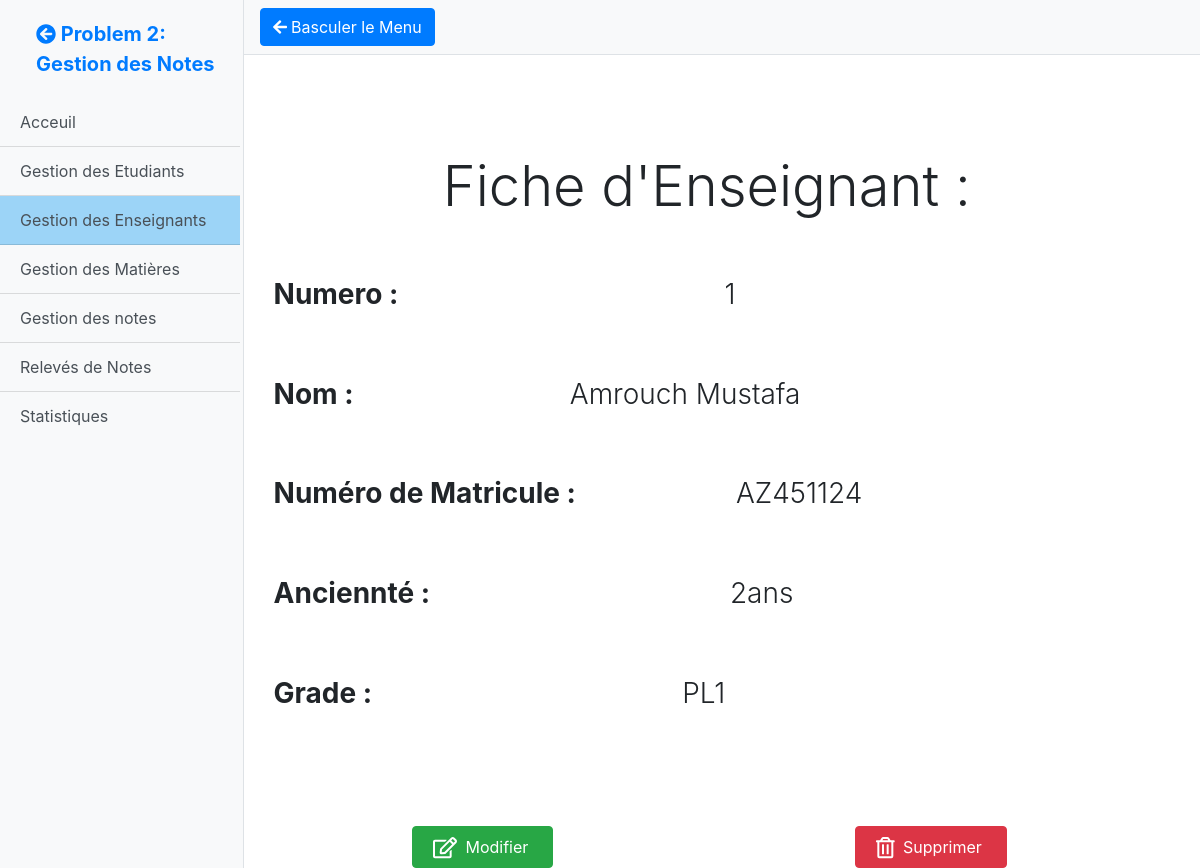
The app's page /Notes/Gestion_Des_Enseignants.php?i=1 with its own data.
### tables this page shows
CREATE TABLE `enseignant` (
  `num_ens` int(11) NOT NULL,
  `nom_ens` varchar(60) NOT NULL,
  `num_matr` varchar(15) NOT NULL,
  `grade` varchar(15) NOT NULL,
  `anciennete` varchar(30) NOT NULL
);

### Notes/Config/Config.php (called while the page is built)
<?php
return (object) array(
    'host' => 'localhost',
    'port'  =>  '3306',
    'username' => 'root',
    'password' => '',
    'database' => 'gestion_notes'
);
?>

### Notes/Classes/DB_Connexion.php (called while the page is built, shortened)
<?php
class DB_Connexion {
    protected function __construct()
    {
        $Config = include('./Config/Config.php');
        $this->host = $Config->host;
        $this->port = $Config->port;
        $this->username = $Config->username;
        $this->password = $Config->password;
        $this->database = $Config->database;
        $connexionString =  "mysql:dbname=".$this->database.";host=".$this->host.";port=".$this->port;
        try{
        $this->Connexion = new PDO($connexionString,$this->username,$this->password);
        }catch(PDOException $exc){
            trigger_error(" La connexion à la base de données a échouée vérifiez la base de donnée et sa configuration .",E_USER_ERROR);
        }
    }
}
?>

### Notes/Controllers/EnseignantController.php (called while the page is built, shortened)
<?php
    require_once('./Models/enseignant.php');
    $enseignant = new Enseignant();
    if(isset($_GET['Modify'])&&(!empty($_GET['Modify']))&&(ctype_digit($_GET['Modify']))){
    $found = false;
    if($enseignant->Find($_GET['Modify']))
    $found=true;
    }else{
    if(isset($_POST['modifyENS']) || isset($_POST['CreateEns']) ){
        $nom_ens = trim($_POST['nom_ens']);
        $num_matr = trim(strtoupper($_POST['num_matr']));
        $grade = trim($_POST['grade']);
        $anciennete = trim( $_POST['anciennete']);
        $Empty_Messages=[];
        $Validation_Messages=[];
        if( empty($nom_ens) ){
            $Empty_Messages["nom_ens"]=" Saisissez Le nom de l'enseignant ";
        }
        if( !filter_var( $nom_ens,FILTER_VALIDATE_REGEXP,
            array("options"=>array('regexp'=>"/^[ a-zA-Z]+(([ -][a-zA-Z ])?[a-zA-Z ]*)*$/i")) ) || strlen($nom_ens)<3  ){
            $Validation_Messages['nom_ens']=" Nom saisi est invalide ";
        }else{
            $nom_ens=filter_var($nom_ens,FILTER_SANITIZE_STRING);
        }
        if( empty($num_matr) ){
            $Empty_Messages["num_matr"]=" Saisissez Le Numéro de Matricule unique de l'enseignant ";
        }
        if( !filter_var( $num_matr,FILTER_VALIDATE_REGEXP,
            array("options"=>array('regexp'=>"/^[a-zA-Z]+(([0-9])?[0-9]*)*$/i")) ) || strlen($num_matr)<2 ){
            $Validation_Messages['num_matr']="  Le Numéro de Matricule saisi est invalide ";
        }else{
            $num_matr=filter_var($num_matr,FILTER_SANITIZE_STRING);
        }
        if( empty($grade) ){
            $Empty_Messages["grade"]=" Saisissez Le Grade de l'enseignant ";
        }
        if( !filter_var( $grade,FILTER_VALIDATE_REGEXP,
            array("options"=>array('regexp'=>"/^[ a-zA-Z0-9]+(([ -][a-zA-Z0-9 ])?[a-zA-Z0-9 ]*)*$/i") )) || strlen($grade)<1 ){
            $Validation_Messages['grade']=" Grade saisi est invalide ";
        }else{
            $grade=filter_var($grade,FILTER_SANITIZE_STRING);
        }
        if( empty($anciennete) ){
            $Empty_Messages["anciennete"]=" Saisissez L'ancienneté de l'enseignant ";
        }
        if( !filter_var( $anciennete,FILTER_VALIDATE_REGEXP,
            array("options"=>array('regexp'=>"/^[ a-zA-Z0-9]+(([ -][a-zA-Z0-9 ])?[a-zA-Z0-9 ]*)*$/i")) ) || strlen($anciennete)<2 ){
            $Validation_Messages['anciennete']=" Caractères  invalides ";
        }else{
            $anciennete=filter_var($anciennete,FILTER_SANITIZE_STRING);
        }
        if( empty($Empty_Messages) && empty($Validation_Messages) ){
            $Updated = false;
            $Inserted = false;
            if(isset($_POST['CreateEns'])){
                $enseignant->nom_ens = $nom_ens;
                $enseignant->grade = $grade;
                $enseignant->num_matr = $num_matr;
                $enseignant->anciennete = $anciennete;
                if( $enseignant->Insert() ){
                unset($enseignant);
                $Inserted=true;
                                            }
            }
            else
            if( $enseignant->Find($_POST['num_ens']) ){
                $enseignant->nom_ens = $nom_ens;
                $enseignant->grade = $grade;
                $enseignant->num_matr = $num_matr;
                $enseignant->anciennete = $anciennete;
                if( ! $enseignant->Check_num_matr_for_Update() )
                    $Validation_Messages['num_matr']="Numéro de Matricule est déja enregistré pour un autre Enseignant ";
                else
                if( $enseignant->Update() ){
                    $Enseignants = $enseignant->GetAll();
                    unset($enseignant);
                    $Updated=true;
                }
            }
        }else{
            $enseignant->nom_ens = $nom_ens;
            $enseignant->grade = $grade;
            $enseignant->num_matr = $num_matr;
            $enseignant->anciennete = $anciennete;
        }
    }else{
        if(isset($_GET['i'])||isset($_GET['q'])){
            if(isset($_GET['i'])){
                $ProfId = $_GET['i'];
                if(empty($ProfId)|| !ctype_digit($ProfId)){
                    $Fiche_error=true;
                }else{
                    $Fiche_enseignant= new enseignant();
                    if( !$Fiche_enseignant->Find($ProfId) )
                    $Fiche_error=true;
                }
            }
            }
        }
    }
?>

### Notes/Models/enseignant.php (called while the page is built, shortened)
<?php
require_once("./Classes/DB_Connexion.php");
class Enseignant extends DB_Connexion implements DAO{
    public function Find(string $id){
        $string_of_search = " SELECT * FROM enseignant WHERE num_ens = $id ";
        $statement = $this->Connexion->query( $string_of_search);
        if( $statement && $row = $statement->fetch(PDO::FETCH_ASSOC) ){
            $this->num_ens = $row['num_ens'];
            $this->nom_ens = $row['nom_ens'];
            $this->anciennete = $row['anciennete'];
            $this->num_matr = $row['num_matr'];
            $this->grade = $row['grade'];
            return true;
        }
        return false;
    }
}
?>

### Notes/Views/Fiche_prof.php (the view, shortened to what this page needs)
<?php
    if(isset($Fiche_error)){
        if($Fiche_error)
        echo '
            <div class="container mt-5 h-100 align-content-center align-items-center">
                <div class="row w-100 mt-5" >
                    <div class="alert alert-warning py-4 px-3 mt-2 mb-4 alert-dismissible fade show w-100" role="alert">
                        L\'enseignant recherché est <strong> Introuvable !</strong>
                    </div>
                </div>
                <div class="row w-100 mt-4 mb-5" >
                    <a href="./Gestion_Des_Enseignants.php" class="text-center h4  "> <i class="fa fa-arrow-left fa-lg" aria-hidden="true"></i> Retourner à la liste </a>
                </div>
            </div>
            ';
    }else{
    ?>
<div class="container mt-5 h-100 align-content-center align-items-center">
    <div class="row w-100" style="margin-top: 50px;">
        <div class="col-md col-sm-12">
            <h2 class="display-4 text-center">
                Fiche d'Enseignant :
            </h2>
        </div>
    </div>
    <div class="row w-100" style="margin-top: 50px;">
        <div class="col-md col-sm-12">
            <h3 class="text-left font-weight-bold mb-3 ">
                Numero :
                <div class="text-center font-weight-light d-inline-block w-75 ">
                    <?php echo $Fiche_enseignant->num_ens; ?>
                </div>
            </h3>
        </div>
    </div>
    <div class="row w-100" style="margin-top: 50px;">
        <div class="col-md col-sm-12">
            <h3 class="text-left font-weight-bold mb-3 ">
                Nom :
                <div class="text-center font-weight-light d-inline-block w-75 ">
                    <?php echo $Fiche_enseignant->nom_ens; ?>
                </div>
            </h3>
        </div>
    </div>
    <div class="row w-100" style="margin-top: 50px;">
        <div class="col-md col-sm-12">
            <h3 class="text-left font-weight-bold mb-3 ">
                Numéro de Matricule :
                <div class="text-center font-weight-light d-inline-block w-50 ">
                    <?php echo $Fiche_enseignant->num_matr; ?>
                </div>
            </h3>
        </div>
    </div>
    <div class="row w-100" style="margin-top: 50px;">
        <div class="col-md col-sm-12">
            <h3 class="text-left font-weight-bold mb-3 ">
                Anciennté :
                <div class="text-center font-weight-light d-inline-block w-75 ">
                    <?php echo $Fiche_enseignant->anciennete; ?>
                </div>
            </h3>
        </div>
    </div>
    <div class="row w-100" style="margin-top: 50px;">
        <div class="col-md col-sm-12">
            <h3 class="text-left font-weight-bold mb-3 ">
                Grade :
                <div class="text-center font-weight-light d-inline-block w-75 ">
                    <?php echo $Fiche_enseignant->grade; ?>
                </div>
            </h3>
        </div>
    </div>
    <div class="row w-100" style="margin-top: 100px;">
        <div class="col-md col-sm-12  text-center ">
            <a name="" id="" class="btn btn-success text-center py-2 px-4 "
                <?php echo 'href="./Gestion_Des_Enseignants.php?Modify='.$Fiche_enseignant->num_ens.'"'; ?>
                role="button">
                <i class="far fa-edit fa-lg mr-1 ml-n1" aria-hidden="true"></i> Modifier </a>
        </div>
        <div class="col-md col-sm-12  text-center ">
            <a name="" id="" class="btn btn-danger text-center py-2 px-4 deleting"
                numEtude="<?php echo $Fiche_enseignant->num_ens; ?>" href="./Nouveau_Etudiant.php" role="button">
                <i class="far fa-trash-alt fa-lg mr-1 ml-n1" aria-hidden="true"></i> Supprimer </a>
        </div>
    </div>
</div>
<?php } ?>

### css/simple-sidebar.css (style rules this page uses)
body { overflow-x: hidden; }

### records on screen
enseignant: num_ens "1", nom_ens "Amrouch Mustafa", num_matr "AZ451124", anciennete "2ans", grade "PL1"
